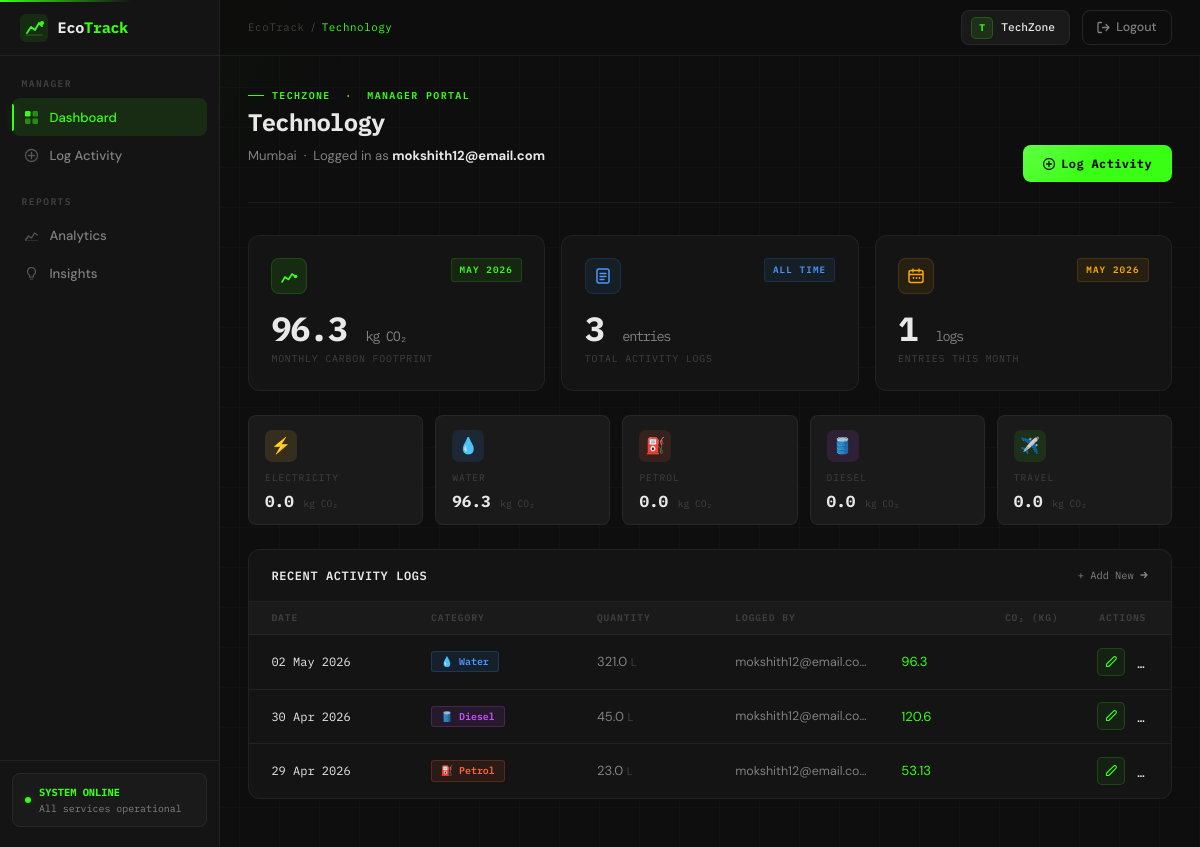
Before: /manager/dashboard/ (signed in) with the older database file.
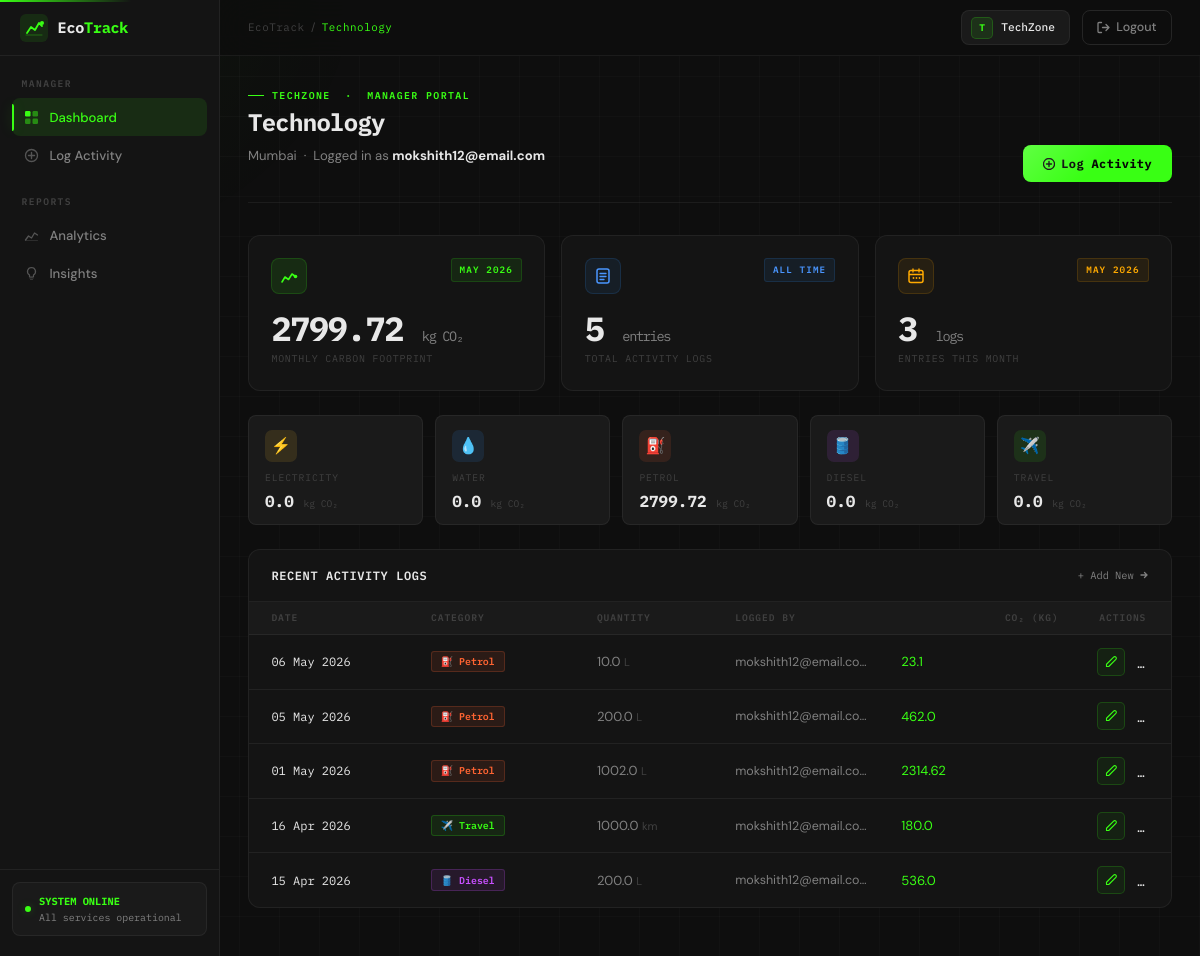
After: the same page with the newer database file.
### core/models.py (models this page shows, shortened)
class ActivityLog(models.Model):
    CATEGORY_CHOICES = [
        ('Electricity', 'Electricity'),
        ('Water',       'Water'),
        ('Petrol',      'Petrol'),
        ('Diesel',      'Diesel'),
        ('Travel',      'Travel'),
    ]
    EMISSION_FACTORS = {
        'Electricity': 0.85,   # kg CO₂ per kWh
        'Water':       0.30,   # kg CO₂ per litre
        'Petrol':      2.31,   # kg CO₂ per litre
        'Diesel':      2.68,   # kg CO₂ per litre
        'Travel':      0.18,   # kg CO₂ per km
    }
    department    = models.ForeignKey(
        Department, on_delete=models.CASCADE, related_name='activity_logs'
    )
    logged_by     = models.ForeignKey(
        User, on_delete=models.SET_NULL, null=True, related_name='activity_logs'
    )
    category      = models.CharField(max_length=20, choices=CATEGORY_CHOICES)
    quantity      = models.FloatField(help_text="Units consumed (kWh / litres / km)")
    emissions_amount = models.FloatField(
        editable=False,
        help_text="Auto-calculated: quantity × emission factor"
    )
    activity_date = models.DateField()
    date_recorded = models.DateTimeField(auto_now_add=True)
    class Meta:
        ordering = ['-activity_date', '-date_recorded']

### core/views.py (the view)
# urls.py: path('manager/dashboard/',    views.manager_dashboard, name='manager_dashboard'),
@login_required
def manager_dashboard(request):
    dept = Department.objects.filter(managed_by=request.user).first()
    if not dept:
        return redirect('dashboard')
    org_name = dept.organization.name if dept.organization else "EcoTrack"
    all_logs = ActivityLog.objects.filter(department=dept)
    now               = timezone.now()
    monthly_logs      = all_logs.filter(
        activity_date__year  = now.year,
        activity_date__month = now.month,
    )
    monthly_emissions = monthly_logs.aggregate(
        total=Sum('emissions_amount')
    )['total'] or 0.0
    categories = ['Electricity', 'Water', 'Petrol', 'Diesel', 'Travel']
    category_totals = {}
    for cat in categories:
        cat_total = monthly_logs.filter(category=cat).aggregate(
            total=Sum('emissions_amount')
        )['total'] or 0.0
        category_totals[cat] = round(cat_total, 2)
    recent_logs = all_logs[:10]
    return render(request, 'manager/dashboard.html', {
        'dept':              dept,
        'org_name':          org_name,
        'manager_name':      request.user.username,
        'monthly_emissions': round(monthly_emissions, 2),
        'log_count':         all_logs.count(),
        'monthly_count':     monthly_logs.count(),
        'category_totals':   category_totals,
        'recent_logs':       recent_logs,
        'current_month':     now.strftime('%B %Y'),
    })

### core/templates/manager/dashboard.html (shortened to what the changed rows need)
﻿{% extends 'manager/base_manager.html' %}
{% block content %}
<div class="page-header anim-fade-up">
    <div>
        <h1 class="page-title">{{ dept.name }}</h1>
    </div>
</div>
<div class="mgr-stat-grid">
    <div class="admin-card anim-fade-up anim-delay-1">
        <div class="card-body-eco">
            <div style="display:flex;align-items:flex-start;justify-content:space-between;margin-bottom:1.1rem;">
                <div style="width:36px;height:36px;background:var(--accent-dim);
                            border:1px solid rgba(57,255,20,0.15);border-radius:8px;
                            display:flex;align-items:center;justify-content:center;">
                </div>
                <span style="font-family:var(--font-mono);font-size:0.58rem;font-weight:600;
                             letter-spacing:0.12em;text-transform:uppercase;
                             padding:0.2rem 0.5rem;border-radius:3px;
                             background:rgba(57,255,20,0.08);border:1px solid rgba(57,255,20,0.15);
                             color:var(--accent);">{{ current_month }}</span>
            </div>
            <div style="font-family:var(--font-mono);font-size:2.1rem;font-weight:700;
                        letter-spacing:-0.04em;color:var(--text);line-height:1;margin-bottom:0.35rem;">
                {{ monthly_emissions }}
                <span style="font-size:0.85rem;color:var(--text-2);font-weight:400;">kg CO₂</span>
            </div>
            <div class="mono-label">Monthly Carbon Footprint</div>
        </div>
    </div>
    <div class="admin-card anim-fade-up anim-delay-2">
        <div class="card-body-eco">
            <div style="display:flex;align-items:flex-start;justify-content:space-between;margin-bottom:1.1rem;">
                <div style="width:36px;height:36px;background:rgba(50,150,255,0.08);
                            border:1px solid rgba(50,150,255,0.15);border-radius:8px;
                            display:flex;align-items:center;justify-content:center;">
                </div>
                <span style="font-family:var(--font-mono);font-size:0.58rem;font-weight:600;
                             letter-spacing:0.12em;text-transform:uppercase;
                             padding:0.2rem 0.5rem;border-radius:3px;
                             background:rgba(50,150,255,0.08);border:1px solid rgba(50,150,255,0.15);
                             color:#4a96ff;">ALL TIME</span>
            </div>
            <div style="font-family:var(--font-mono);font-size:2.1rem;font-weight:700;
                        letter-spacing:-0.04em;color:var(--text);line-height:1;margin-bottom:0.35rem;">
                {{ log_count }}
                <span style="font-size:0.85rem;color:var(--text-2);font-weight:400;">entries</span>
            </div>
            <div class="mono-label">Total Activity Logs</div>
        </div>
    </div>
    <div class="admin-card anim-fade-up anim-delay-3">
        <div class="card-body-eco">
            <div style="display:flex;align-items:flex-start;justify-content:space-between;margin-bottom:1.1rem;">
                <div style="width:36px;height:36px;background:rgba(255,170,0,0.08);
                            border:1px solid rgba(255,170,0,0.15);border-radius:8px;
                            display:flex;align-items:center;justify-content:center;">
                </div>
                <span style="font-family:var(--font-mono);font-size:0.58rem;font-weight:600;
                             letter-spacing:0.12em;text-transform:uppercase;
                             padding:0.2rem 0.5rem;border-radius:3px;
                             background:rgba(255,170,0,0.08);border:1px solid rgba(255,170,0,0.15);
                             color:var(--warning);">{{ current_month }}</span>
            </div>
            <div style="font-family:var(--font-mono);font-size:2.1rem;font-weight:700;
                        letter-spacing:-0.04em;color:var(--text);line-height:1;margin-bottom:0.35rem;">
                {{ monthly_count }}
                <span style="font-size:0.85rem;color:var(--text-2);font-weight:400;">logs</span>
            </div>
            <div class="mono-label">Entries This Month</div>
        </div>
    </div>
</div>
<div class="mgr-cat-grid anim-fade-up anim-delay-2">
    <div class="cat-card">
        <div class="cat-icon cat-icon-water">💧</div>
        <span class="cat-label">Water</span>
        <span class="cat-value">
            {{ category_totals.Water }}
            <span class="cat-unit">kg CO₂</span>
        </span>
    </div>
    <div class="cat-card">
        <div class="cat-icon cat-icon-petrol">⛽</div>
        <span class="cat-label">Petrol</span>
        <span class="cat-value">
            {{ category_totals.Petrol }}
            <span class="cat-unit">kg CO₂</span>
        </span>
    </div>
</div>
<div class="admin-card anim-fade-up anim-delay-3">
    <table class="act-table">
        <thead>
            <tr>
                <th class="act-th">Date</th>
                <th class="act-th">Category</th>
                <th class="act-th">Quantity</th>
                <th class="act-th">Logged By</th>
                <th class="act-th" style="text-align:right;padding-right:1.4rem;">CO₂ (kg)</th>
                <th class="act-th" style="text-align:center;width:90px;">Actions</th>
            </tr>
        </thead>
        <tbody>
            {% for log in recent_logs %}
            <tr class="act-tr">
                <td class="act-td">
                    <span style="font-family:var(--font-mono);font-size:0.75rem;">
                        {{ log.activity_date|date:"d M Y" }}
                    </span>
                </td>
                <td class="act-td">
                    <span class="cat-badge cat-badge-{{ log.category|lower }}">
                        {% if log.category == 'Electricity' %}⚡
                        {% elif log.category == 'Water' %}💧
                        {% elif log.category == 'Petrol' %}⛽
                        {% elif log.category == 'Diesel' %}🛢️
                        {% elif log.category == 'Travel' %}✈️
                        {% endif %}
                        {{ log.category }}
                    </span>
                </td>
                <td class="act-td" style="color:var(--text-2);">
                    {{ log.quantity }}
                    <span style="font-size:0.7rem;color:var(--text-3);">
                        {% if log.category == 'Electricity' %}kWh
                        {% elif log.category == 'Water' %}L
                        {% elif log.category == 'Travel' %}km
                        {% else %}L
                        {% endif %}
                    </span>
                </td>
                <td class="act-td" style="color:var(--text-2);font-size:0.78rem;">
                    {{ log.logged_by.username|default:"—" }}
                </td>
                <td class="act-td" style="color:var(--accent);">
                    {{ log.emissions_amount }}
                </td>
                <td class="act-td" style="text-align:center;white-space:nowrap;">
                    <a href="{% url 'edit_activity' log.id %}"
                       title="Edit"
                       style="display:inline-flex;align-items:center;justify-content:center;
                              width:28px;height:28px;border-radius:5px;
                              background:rgba(57,255,20,0.06);
                              border:1px solid rgba(57,255,20,0.18);
                              color:var(--accent);text-decoration:none;margin-right:0.3rem;
                              transition:background 0.15s,border-color 0.15s;"
                       onmouseover="this.style.background='rgba(57,255,20,0.16)';this.style.borderColor='rgba(57,255,20,0.4)'"
                       onmouseout="this.style.background='rgba(57,255,20,0.06)';this.style.borderColor='rgba(57,255,20,0.18)'">
                        <svg width="12" height="12" viewBox="0 0 16 16" fill="none">
                            <path d="M11.5 1.5a2.121 2.121 0 0 1 3 3L5 14H2v-3L11.5 1.5z"
                                  stroke="currentColor" stroke-width="1.5"
                                  stroke-linecap="round" stroke-linejoin="round" />
                        </svg>
                    </a>
                    <button type="button"
                            title="Delete"
                            onclick="openDeleteModal({{ log.id }}, '{% url 'delete_activity' log.id %}')"
                            style="display:inline-flex;align-items:center;justify-content:center;
                                   width:28px;height:28px;border-radius:5px;
                                   background:rgba(255,68,68,0.06);
                                   border:1px solid rgba(255,68,68,0.18);
                                   color:#ff4444;cursor:pointer;
                                   transition:background 0.15s,border-color 0.15s;">
                    </button>
                </td>
            </tr>
            {% endfor %}
        </tbody>
    </table>
</div>
{% endblock %}

Changed rows visible on the page:
removed ActivityLog: activity_date "02 May 2026", category "Water", quantity "321.0", shows "L", logged_by.username "mokshith12@email.com", emissions_amount "96.3"
removed ActivityLog: activity_date "30 Apr 2026", category "Diesel", quantity "45.0", shows "L", logged_by.username "mokshith12@email.com", emissions_amount "120.6"
removed ActivityLog: activity_date "29 Apr 2026", category "Petrol", quantity "23.0", shows "L", logged_by.username "mokshith12@email.com", emissions_amount "53.13"
added ActivityLog: activity_date "06 May 2026", category "Petrol", quantity "10.0", shows "L", logged_by.username "mokshith12@email.com", emissions_amount "23.1"
added ActivityLog: activity_date "05 May 2026", category "Petrol", quantity "200.0", shows "L", logged_by.username "mokshith12@email.com", emissions_amount "462.0"
added ActivityLog: activity_date "01 May 2026", category "Petrol", quantity "1002.0", shows "L", logged_by.username "mokshith12@email.com", emissions_amount "2314.62"
added ActivityLog: activity_date "16 Apr 2026", category "Travel", quantity "1000.0", shows "km", logged_by.username "mokshith12@email.com", emissions_amount "180.0"
added ActivityLog: activity_date "15 Apr 2026", category "Diesel", quantity "200.0", shows "L", logged_by.username "mokshith12@email.com", emissions_amount "536.0"
Other visible differences:
{{ monthly_emissions }}: "96.3" → "2799.72"
{{ log_count }}: "3" → "5"
{{ monthly_count }}: "1" → "3"
{{ category_totals.Water }}: "96.3" → "0.0"
{{ category_totals.Petrol }}: "0.0" → "2799.72"
